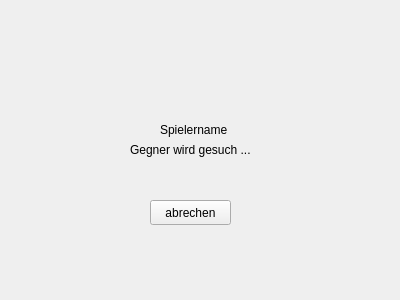
<?xml version="1.0" encoding="UTF-8"?>
<ui version="4.0">
 <class>SuchScreen</class>
 <widget class="QWidget" name="SuchScreen">
  <property name="geometry">
   <rect>
    <x>0</x>
    <y>0</y>
    <width>400</width>
    <height>300</height>
   </rect>
  </property>
  <property name="windowTitle">
   <string>Form</string>
  </property>
  <widget class="QLabel" name="lblGegnersuche">
   <property name="geometry">
    <rect>
     <x>130</x>
     <y>140</y>
     <width>131</width>
     <height>20</height>
    </rect>
   </property>
   <property name="text">
    <string>Gegner wird gesuch ...</string>
   </property>
  </widget>
  <widget class="QLabel" name="lblSpielername">
   <property name="geometry">
    <rect>
     <x>160</x>
     <y>120</y>
     <width>71</width>
     <height>20</height>
    </rect>
   </property>
   <property name="text">
    <string>Spielername</string>
   </property>
  </widget>
  <widget class="QPushButton" name="btnAbrechen">
   <property name="geometry">
    <rect>
     <x>150</x>
     <y>200</y>
     <width>81</width>
     <height>25</height>
    </rect>
   </property>
   <property name="text">
    <string>abrechen</string>
   </property>
  </widget>
 </widget>
 <resources/>
 <connections/>
</ui>
